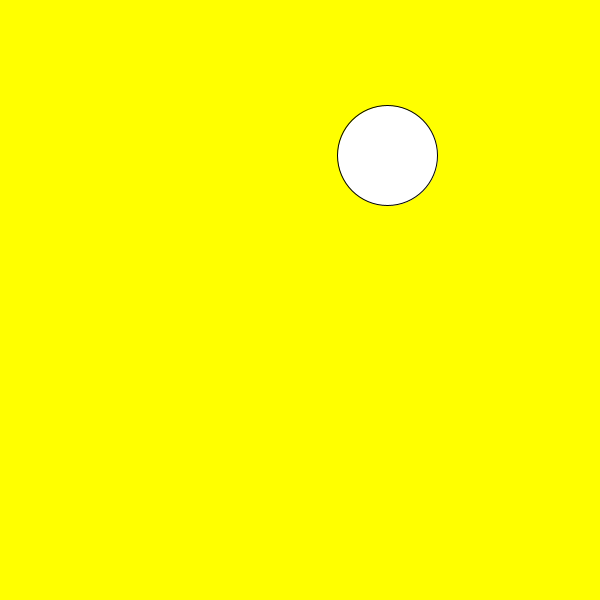
Frame 1 (no input)
Frame 60 (the mouse pressed at the canvas centre just before this capture): identical to frame 1, image omitted
Frame 120 (the mouse held since frame 60 and released just before this capture): identical to frame 1, image omitted

The Processing sketch that drew this single still picture (run headless with seeded random() and noise(); from frame 60 on, the mouse is pressed at the canvas centre):

// Processing sketch: L4arrays1
// ── L4arrays1.pde
float x, y, r;
float d;
void setup() {
  size(600, 600);
  x = random(width);
  y = random(width);
  r = 50;
}
void draw() {
  background(255, 255, 0);
  circle(x, y, 2*r);
}
float distance(float a1, float b1, float a2, float b2) {
  float dis;
  dis = sqrt((a1-a2)*(a1-a2)+(b1-b2)*(b1-b2));
  return dis;
}
void mouseReleased() {
  d = distance(mouseX, mouseY, x, y);
  if (d<r) r *= 0.5;
}
